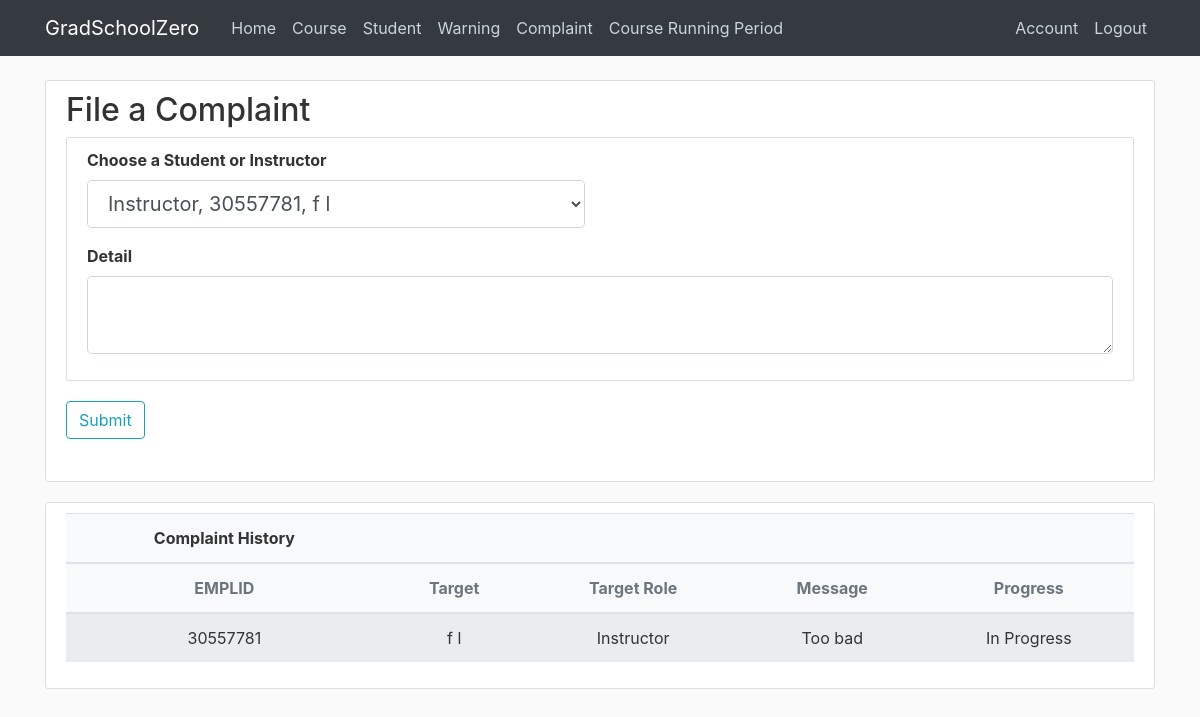
The app's page /student/complaint (signed in), older data.
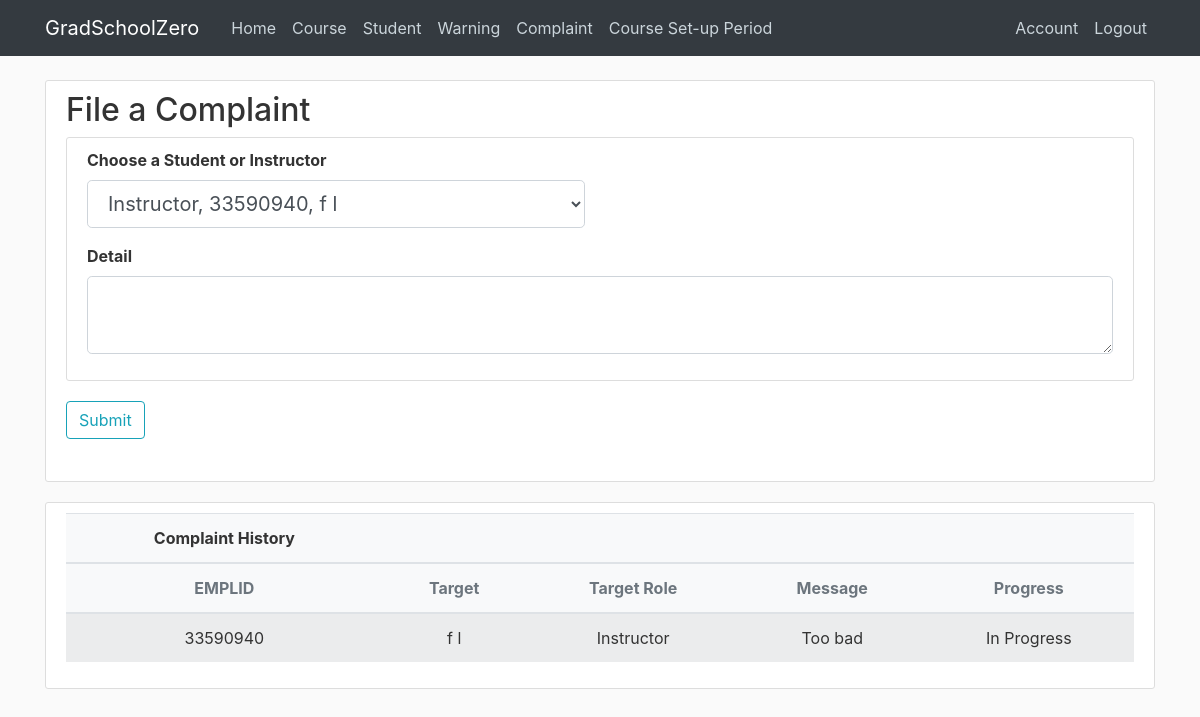
The same page, newer data.
### cunyzero/models.py (models this page shows, shortened)
class Period(db.Model):#set-up, registration, running, or grading period
    id = db.Column(db.Integer, primary_key=True)
    period = db.Column(db.Integer, nullable = False, default=0)#periods passed
    def getPeriodName(self):# returns set-up, registration, running, or grading period
        remainder = self.period % 4
        if remainder==0:
            return "Course Set-up Period"
        if remainder==1:
            return "Course Registration Period"
        if remainder==2:
            return "Course Running Period"
        if remainder==3:
            return "Grading Period"

class Complaint(db.Model):
    id = db.Column(db.Integer, primary_key=True)
    complainerId = db.Column(db.Integer,db.ForeignKey('student.ownerId'), nullable=False)
    targetId = db.Column(db.Integer, db.ForeignKey('user.ownerId'))
    message = db.Column(db.Text, nullable=False, default='')
    processed = db.Column(db.Boolean, nullable=False, default=False) #check the complaint is processed by admin or not

class Instructor(db.Model):
    ownerId = db.Column(db.Integer, primary_key=True)
    status = db.Column(db.String(20), default='Employed')#fired, suspended, etc.
    firstname = db.Column(db.String(30), nullable=False)
    lastname = db.Column(db.String(30), nullable=False)
    warning = db.Column(db.Integer, nullable = False, default=0)
    user = db.relationship('User', backref='instructorOwner', lazy=True)
    warnings = db.relationship('Warning', backref='targetInstructor', lazy=True)
    courses = db.relationship('Course', backref='instructor', lazy=True)
    complaints = db.relationship('InstructorComplaint', backref='owner', lazy=True)

class User(db.Model, UserMixin):
    id = db.Column(db.Integer, primary_key=True)
    username = db.Column(db.String(20), unique=True, nullable=False)
    image_file = db.Column(db.String(20), nullable=False, default='default.jpg')
    password = db.Column(db.String(60), nullable=False)
    role = db.Column(db.String(30), nullable=False, default='Visitor')
    ownerId = db.Column(db.Integer, db.ForeignKey('visitor.ownerId'), db.ForeignKey('admin.ownerId'), db.ForeignKey('student.ownerId'), db.ForeignKey('instructor.ownerId'))
    def getPeriodName(self):
        return Period.query.all()[0].getPeriodName()

### cunyzero/routes.py (the view, shortened to what this page needs)
@login_required
@app.route('/student/complaint', methods=['GET', 'POST'])
def student_file_complaint():
    form = StudentComplaintForm()
    history = current_user.studentOwner.complaints
    targets = dict()
    for complaint in history:
        target = User.query.filter_by(ownerId=complaint.targetId).first()
        targets[complaint.targetId] = target
    if current_user.role != "Student":
        abort(403)
    return render_template("student_complaint.html", title="Student Complaint", form=form, history=history, targets=targets)

### cunyzero/forms.py
class StudentComplaintForm(FlaskForm):
    target = QuerySelectMultipleField(
        'Choose a Student or Instructor',
        query_factory= lambda: User.query.filter((User.role!="Visitor")&(User.role!="Admin")&(User.id!=current_user.id)),
        widget=widgets.Select(multiple=False),
        get_label=lambda user: f'{user.role}, {user.ownerId}, '
                               f'{user.studentOwner.firstname + " " + user.studentOwner.lastname if user.role == "Student" else user.instructorOwner.firstname + " " + user.instructorOwner.lastname}'
    )
    message = TextAreaField('Detail', validators=[DataRequired()])
    submit = SubmitField('Submit')

### cunyzero/models.py (called while the page is built)
@login_manager.user_loader
def load_user(user_id):
    return User.query.get(int(user_id))

### cunyzero/templates/student_complaint.html (shortened to what this page needs)
{% extends "layout.html" %}
{% block content %}
<div class="content-section">
    <form method="POST", action="">
        <fieldset class="form-group">
            <legend class="h2">File a Complaint</legend>
            <div class="content-section">
                <div class="row">
                    <div class="form-group col-md-6">
                        <strong>{{ form.target.label }}{{ form.target(class="form-control form-control-lg") }} </strong>
                    </div>
                </div>
                <div class="row">
                    <div class="form-group col-md-12">
                        <strong>
                            {{ form.message.label }}
                        </strong>
                        {{ form.message(class="form-control form-control-lg") }}
                    </div>
                </div>
            </div>
            <div class="form-group">
                {{ form.submit(class="btn btn-outline-info") }}
            </div>
        </fieldset>
    </form>
</div>
{% if history %}
<div class="content-section">
    <table class="table table-striped table-hover bg-light text-center">
        <thead>
            <tr class="thead-secondary">
                <th class="course_header">Complaint History</th>
                <th> </th>
                <th> </th>
                <th> </th>
                <th> </th>
            </tr>
            <tr class="thead-secondary text-muted">
                <th>EMPLID</th>
                <th>Target</th>
                <th>Target Role</th>
                <th>Message</th>
                <th>Progress</th>
            </tr>
        </thead>
        <tbody>
            {% for complaint in history %}
                <tr>
                    <td>{{ complaint.targetId }}</td>
                    {% if targets[complaint.targetId].role == "Student" %}
                        <td>{{ targets[complaint.targetId].studentOwner.firstname }} {{ targets[complaint.targetId].studentOwner.lastname }}</td>
                    {% else %}
                        <td>{{ targets[complaint.targetId].instructorOwner.firstname }} {{ targets[complaint.targetId].instructorOwner.lastname }}
                    {% endif %}
                    <td>{{ targets[complaint.targetId].role }}</td>
                    <td>{{ complaint.message[:10] + "..." if complaint.message|length >10 else complaint.message }}</td>
                    {% if complaint.processed %}
                        <td>Done</td>
                    {%  else %}
                        <td>In Progress</td>
                    {% endif %}
                </tr>
            {% endfor %}
        </tbody>
    </table>
</div>
{% endif %}
{% endblock content %}

### cunyzero/templates/layout.html (shortened to what this page needs)
<!DOCTYPE html>
<html lang="en">
<head>
    <link rel="stylesheet" href="https://maxcdn.bootstrapcdn.com/bootstrap/4.0.0/css/bootstrap.min.css">
    <link rel="stylesheet" type="text/css" href="{{ url_for('static', filename='main.css') }}">
    <link rel="stylesheet" type="text/css" href="{{ url_for('static', filename='uicons-regular-rounded.css') }}">
</head>
<body id="bootstrap-overrides">
    <header class="site-header">
        <nav class="navbar navbar-expand-md navbar-dark bg-dark fixed-top">
            <div class="container">
                <a class="navbar-brand mr-4" href="/">GradSchoolZero</a>
                <div class="collapse navbar-collapse" id="navbarToggle">
                    <div class="navbar-nav mr-auto">
                        <a class="nav-item nav-link" href="{{ url_for('home') }}">Home</a>
                        {% if current_user.is_authenticated %}
                            {% if current_user.role == 'Visitor' %}
                                <a class="nav-item nav-link" href="#">Course</a>
                                <a class="nav-item nav-link" href="#">Instructor</a>
                            {% elif current_user.role == 'Student' %}
                                <a class="nav-item nav-link" href="{{url_for('register_course')}}">Course</a>
                                <a class="nav-item nav-link" href="{{ url_for('individual_review',role='Student',owner_id=current_user.ownerId)}}">Student</a>
                                <a class="nav-item nav-link" href="{{url_for('user_warning_page', userId=current_user.ownerId)}}">Warning</a>
                                <a class="nav-item nav-link" href="{{ url_for('student_file_complaint') }}">Complaint</a>
                            {% endif %}
                                <a class="nav-item nav-link">{{current_user.getPeriodName()}}</a>
                        {% endif %}
                    </div>
                    <div class="navbar-nav">
                        {% if current_user.is_authenticated %}
                            {% if current_user.role == 'Visitor' %}
                                <a class="nav-item nav-link" href="{{ url_for('enrollment_application') }}">Enrollment</a>
                                <a class="nav-item nav-link" href="{{ url_for('logout') }}">Logout</a>
                            {% else %}
                                <a class="nav-item nav-link" href="{{ url_for('account') }}">Account</a>
                                <a class="nav-item nav-link" href="{{ url_for('logout') }}">Logout</a>
                            {% endif %}
                        {% else %}
                            <a class="nav-item nav-link" href="{{ url_for('login') }}">Login</a>
                            <a class="nav-item nav-link" href="{{ url_for('register') }}">Register</a>
                        {% endif %}
                    </div>
                </div>
            </div>
        </nav>
    </header>
    <main role="main" class="container">
        <div class="row">
            <div class="col-md-12">
                {% block content %}{% endblock %}
            </div>
        </div>
    </main>
</body>
</html>

Row changes from the older to the newer data that the page shows:
changed Period: getPeriodName "Course Running Period" → "Course Set-up Period"
changed Complaint "Too bad": targetId "30557781" → "33590940"
Text that changed along with them:
form field target: "Instructor, 30557781, f l" → "Instructor, 33590940, f l"
